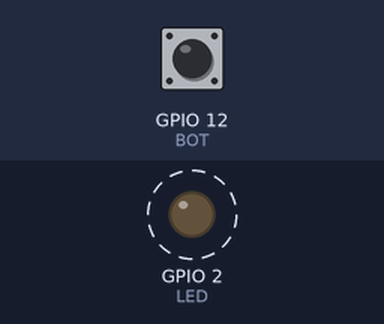
The program below on a simulated ESP32. On the bench: output pins drawn as LEDs (lit = HIGH). Dashed ring = blinking. The inputs (shaded band) are chosen by the test bench; at power-on: GPIO 12 (BOT) HIGH. What the program prints to the serial monitor is not drawn.

Above: at 1.2 s.
1.3 s: GPIO 12 (BOT) pulled LOW for 0.15 s
Timing chart, 0 to 10.3 s (numbered marks = the images above; inputs shaded):
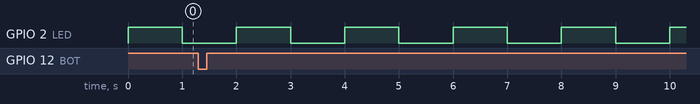

The program:

main.cpp
```cpp
//*******Exemplo de queue com interrupções**********//
#include <Arduino.h>
#include <freertos/FreeRTOS.h>
#include <freertos/task.h>
#include <freertos/queue.h>

#define LED 2
#define BOT 12

QueueHandle_t xFila;
TaskHandle_t xTask1handle;

void vTask1(void*pvParameters);//os nomes iniciam com x e v dependendo do que eles representam, ler nas referencias do FreeRTOS o que quer dizer

void trataISR_BOT()
{
  static int valor;
  valor++;
  xQueueSendFromISR(xFila, &valor, NULL);//usamos o ISR já que estamos dentro de uma interrupção!

}

void setup() {
  Serial.begin(9600);
  pinMode(LED, OUTPUT);
  pinMode(BOT, INPUT_PULLUP);
  attachInterrupt(digitalPinToInterrupt(BOT), trataISR_BOT, FALLING);

  xFila = xQueueCreate(5, sizeof(int));

  xTaskCreate(vTask1, "Task1", configMINIMAL_STACK_SIZE+1024, NULL, 1, &xTask1handle);

}

void loop() {
  digitalWrite(LED, !digitalRead(LED));
  vTaskDelay(pdMS_TO_TICKS(1000));
}

void vTask1(void*pvParameters)
{
  int valorRecebido;

  for(;;)
  {
    xQueueReceive(xFila, &valorRecebido, portMAX_DELAY);
    Serial.println("Botão pressionado " + String(valorRecebido) + " vezes");


  }

}
```

Measured:
- by itself, GPIO 2 (LED): alternates HIGH for 1.0 s and LOW for 1.0 s
